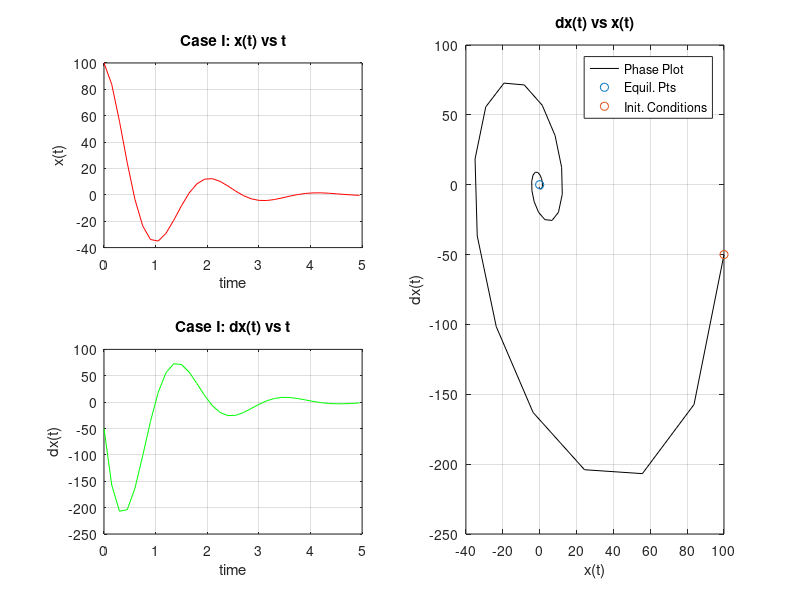
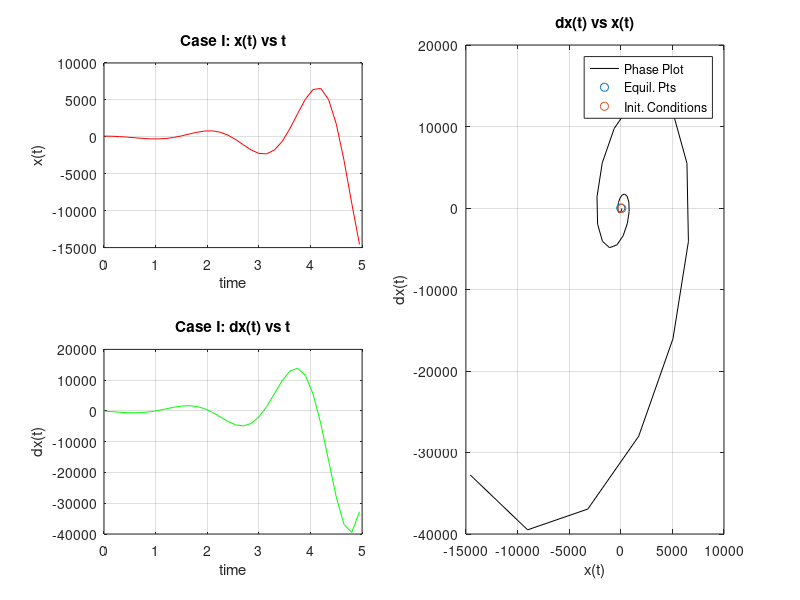

These charts were generated, in order, by the following MATLAB code:
%% Eric Wan - ezw23@drexel.edu - Lab8
clear all, clc, close all
warning('off', 'all')
%{
x' = Ax
x(0) = [100; -50]
%}

%% Case I
A1 = [0 1; -10 -2]; % 2nd order diffeq
init = [100; -50]; % initial conditions

%% part 1
[v, d] = eig(A1); % eigenvalues and eigenvectors
e1 = d(1,1)
e2 = d(2,2)
%{
stable b/c both eigen values are negative
exp(-int) approaches 0
%}
v1 = v(:,1);
v1 = v1/min(v1) % whole numbers
v2 = v(:,2);
v2 = v2/min(v2) % whole numbers

%% part 2
C = inv([v1 v2]) * init; % solving for coefficients
c1 = C(1)
c2 = C(2)
%{
x(t) = c1*exp(e1*t)*v1 + c2*exp(e2*t)*v2
x(t) = (50-8.33i) * exp((-1+3i)t) * [1; -1+3i] + (50+8.33i) * exp((-1-3i)t) * [1; -1-3i]
%}

%% part 3
t = 0:0.15:5; % time span
x = c1 * exp(e1 * t) .* v1(1) + c2 * exp(e2 * t) .* v2(1); % function of y
dx = c1 * exp(e1 * t) .* v1(2) + c2 * exp(e2 * t) .* v2(2); % function of dy
%{
x and dx vs. t plots to compare
figure
plot(t,x,'r')
hold on
plot(t,dx,'g')
%}
figure
subplot(2,2,1);
plot(t,x,'r');
grid on;
xlabel('time');
ylabel('x(t)');
title('Case I: x(t) vs t'); % y vs t
subplot(2,2,3);
plot(t,dx,'g');
grid on;
xlabel('time');
ylabel('dx(t)');
title('Case I: dx(t) vs t'); % dy vs t
subplot(2,2,[2 4]);
plot(x,dx,'k');
grid on;
xlabel('x(t)');
ylabel('dx(t)');
title('dx(t) vs x(t)'); % dy vs y
hold on;
scatter(0, 0, 'r*');
scatter(x(1), dx(1), 'go');
legend('Phase Plot', 'Equil. Pts', 'Init. Conditions');

%% Case II
A2 = [0 1; -10 2]; % 2nd order diffeq
init = [100; -50]; % initial conditions

%% part 1
[v, d] = eig(A2); % eigenvalues and eigenvectors
e1 = d(1,1)
e2 = d(2,2)
%{
unstable b/c both eigen values are positive
exp(+int) approaches infinity
%}
v1 = v(:,1);
v1 = v1/min(v1) % whole numbers
v2 = v(:,2);
v2 = v2/min(v2) % whole numbers

%% part 2
C = inv([v1 v2]) * init; % solving for coefficients
c1 = C(1)
c2 = C(2)
%{
x(t) = c1*exp(e1*t)*v1 + c2*exp(e2*t)*v2
x(t) = 50 * exp(1t) * [1; 1] + 50 * exp(1t) * [1; 1]
%}

%% part 3
t = 0:0.15:5; % time span
x = c1 * exp(e1 * t) .* v1(1) + c2 * exp(e2 * t) .* v2(1); % function of y
dx = c1 * exp(e1 * t) .* v1(2) + c2 * exp(e2 * t) .* v2(2); % function of dy
%{
x and dx vs. t plots to compare
figure
plot(t,x,'r')
hold on
plot(t,dx,'g')
%}
figure
subplot(2,2,1);
plot(t,x,'r');
grid on;
xlabel('time');
ylabel('x(t)');
title('Case I: x(t) vs t'); %y vs t
subplot(2,2,3);
plot(t,dx,'g');
grid on;
xlabel('time');
ylabel('dx(t)');
title('Case I: dx(t) vs t'); % dy vs t
subplot(2,2,[2 4]);
plot(x,dx,'k');
grid on;
xlabel('x(t)');
ylabel('dx(t)');
title('dx(t) vs x(t)'); % dy vs y
hold on;
scatter(0, 0, 'r*');
scatter(x(1), dx(1), 'go');
legend('Phase Plot', 'Equil. Pts', 'Init. Conditions');

%% Part 4
%{
a)
Case I: Stable
Case II: Unstable

b)
Case I: Phase plot shows a spiral going towards equilibrium
Case II: Phase plot shows similar spiral, but goes away from equilibrium
Both cases follow their stability

c)
Case I: Component plot approaches 0 as time approaches infinity
Case II: Component plot remained in a sinusoidal/consinudoidal motion ...
w/ amplitude increasing to infinity as time approaches infinity
Again, both cases follow their stability
%}
